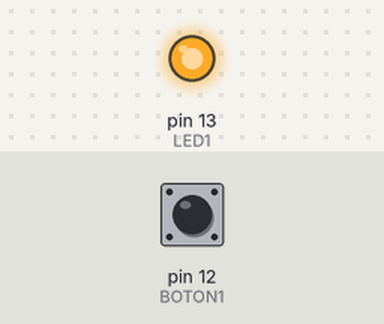
The sketch below on a simulated Arduino Uno, built with avr-gcc and run on an emulated ATmega328P. On the bench: output pins drawn as LEDs (lit = HIGH). The inputs (shaded band) are chosen by the test bench; at power-on: pin 12 (BOTON1) HIGH.

Above: at 1.2 s.
1.3 s: pin 12 (BOTON1) pulled LOW for 0.15 s
At 1.37 s:
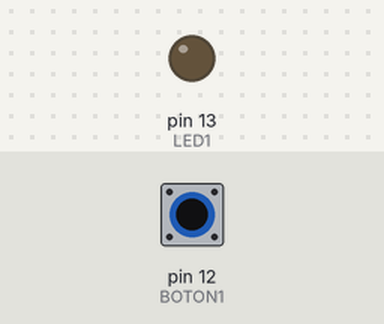
2.9 s: pin 12 (BOTON1) pulled LOW for 3.2 s
At 6.8 s:
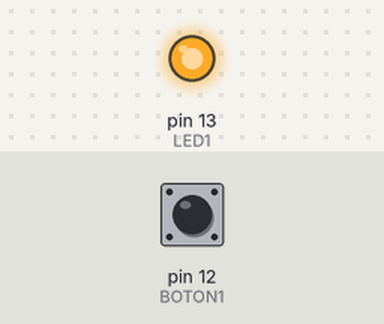
Timing chart, 0 to 8.3 s (numbered marks = the images above; inputs shaded):
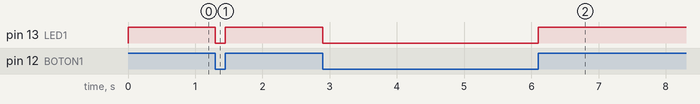

Measured:
- after the input at 1.3 s, pin 13 (LED1): HIGH → LOW at once, → HIGH 0.15 s later
- after the input at 2.9 s, pin 13 (LED1): HIGH → LOW at once, → HIGH 3.2 s later

The sketch:

led_y_boton.ino
```cpp
/*
 * Lectura de botones - Encendido de Leds
 * Por: Alain Manzo
 * Fecha: 24 de Abril de 2022
 *
 * Este programa muestra las instrucciones básicas para la lectura
 * de botones y el encendido de leds
 */

// Bibliotecas

// Constantes
const int BOTON1 = 12;
const int LED1 = 13;

// Variables
int dato1;

// Definición de objetos

// Condiciones iniciales - Se ejecuta sólo una vez al energizar
void setup() {// Inicio de void setup ()
  // Aquí va tu código
  pinMode (BOTON1, INPUT_PULLUP); // Configurar el pin donde se conecta el boton como entrada
  pinMode (LED1, OUTPUT); //Cofigurar el pin donde se conecta el led como salida de voltaje
  digitalWrite (LED1, LOW); //0, false, LOW, 1, true, HIGH

}// Fin de void setup

// Cuerpo del programa - Se ejecuta constamente
void loop() {// Inicio de void loop
  // put your main code here, to run repeatedly:
  dato1 = digitalRead (BOTON1); // Leer el boton
  digitalWrite (LED1, dato1);


}// Fin de void loop

// Funcioes del usuario
```
